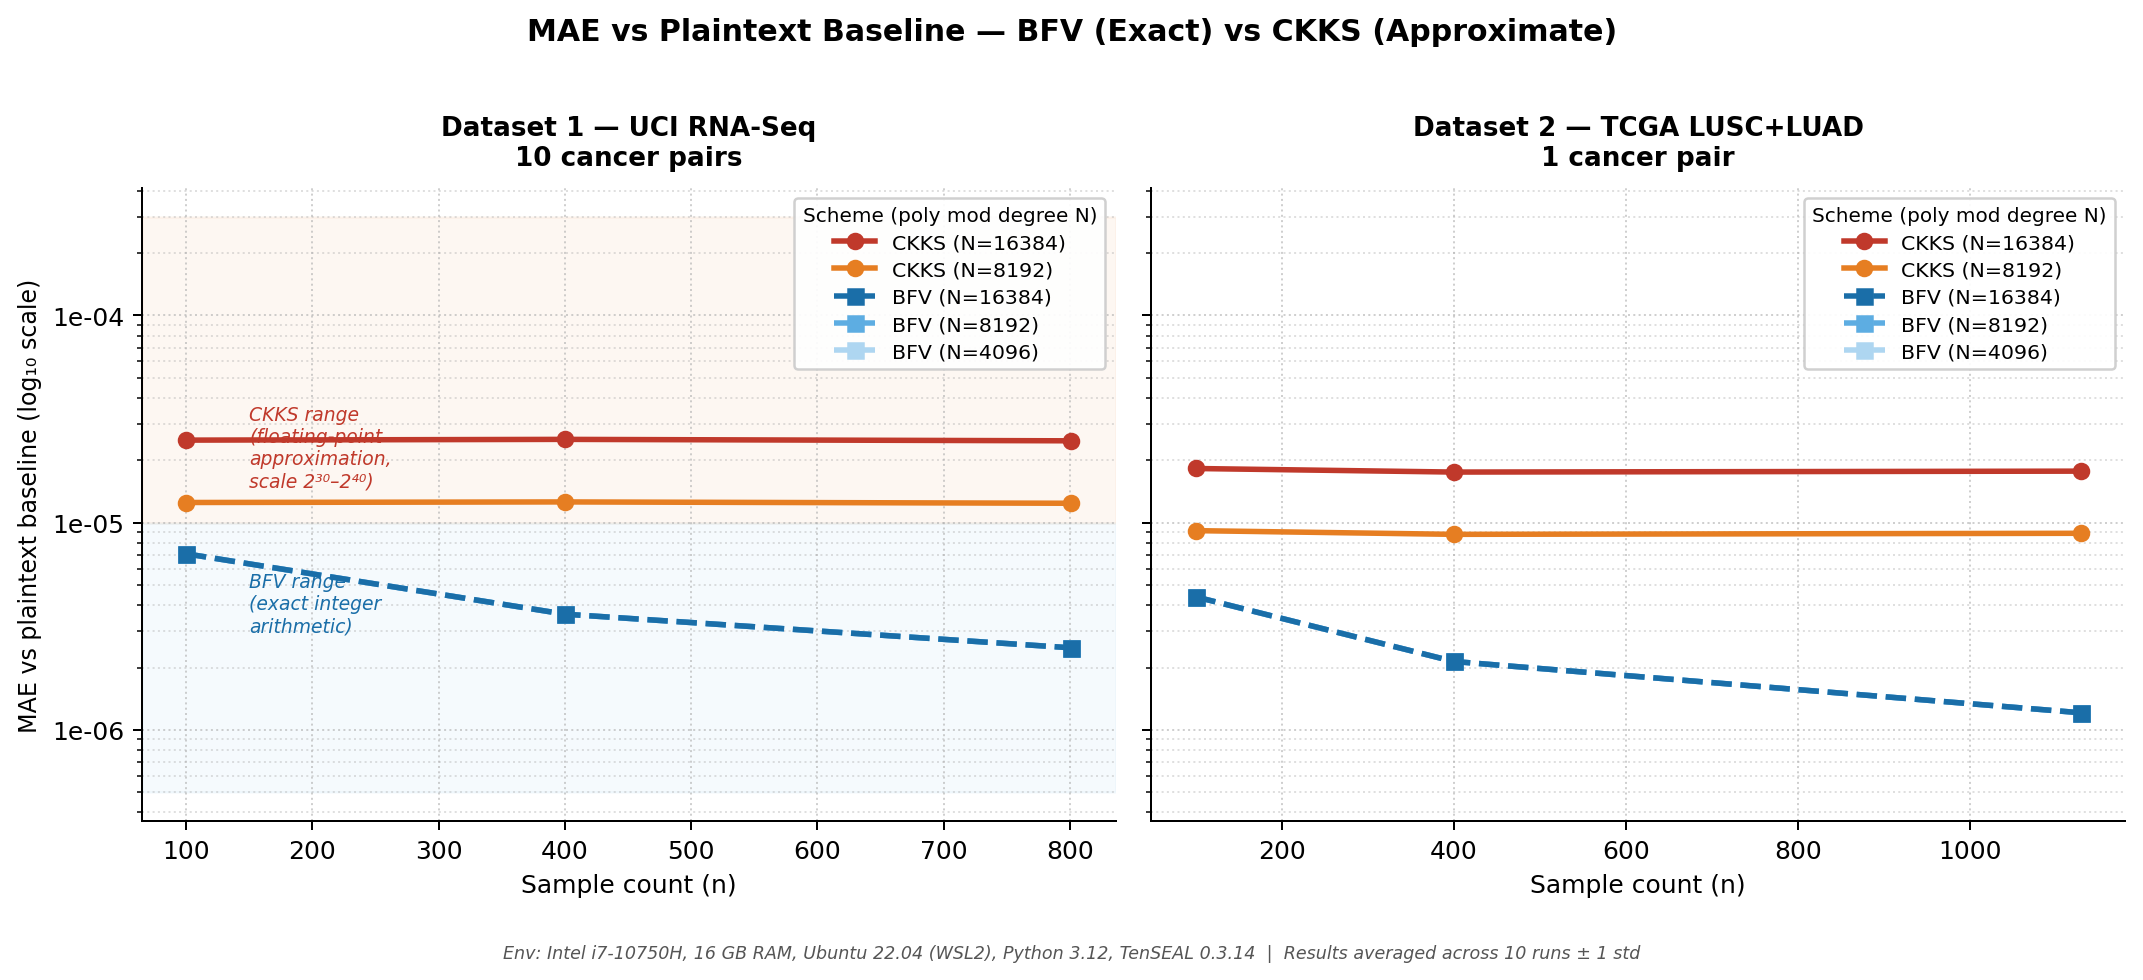

Generate this figure with Python:
"""
Plot 5 — MAE vs plaintext baseline: BFV (exact) vs CKKS (approximate).

MAE = mean absolute error between encrypted-computation output and
plaintext DE-score baseline, averaged across all gene features and pairs.

BFV uses exact integer arithmetic — MAE std = 0 across all 10 runs
(deterministic). BFV MAE is nonzero only due to fixed-point rounding in
the encode step (scale factor quantisation), typically ~10^-6.

CKKS uses floating-point approximation at scale 2^30 (N=8192) or 2^40
(N=16384). MAE is stable across runs but nonzero — typically ~10^-5.
Higher N gives slightly lower MAE because the larger coefficient modulus
allows a more precise floating-point representation.

CKKS SIMD batching does not affect MAE: approximation error arises from
the rescaling / modulus-switching chain, independent of batch size.

Results averaged across 10 independent runs; ±1 std shaded for CKKS
(BFV std = 0 exactly — band has zero width and is not shown).

Hardware: Intel i7-10750H, 16 GB RAM, Ubuntu 22.04 (WSL2)
Software: Python 3.12, TenSEAL 0.3.14

HE parameters:
  CKKS — N=8192:  coeff_mod=[40,30,30,40], scale=2^30
  CKKS — N=16384: coeff_mod=[60,40,40,60], scale=2^40
  BFV  — N=4096/8192/16384: default SEAL integer params
"""
import sys, os
sys.path.insert(0, os.path.dirname(__file__))
from plot_style import *

import pandas as pd
import numpy as np
import matplotlib.pyplot as plt
import matplotlib.ticker as ticker

bfv1  = pd.read_csv('results/phase3_bfv_dataset1.csv')
bfv2  = pd.read_csv('results/phase3_bfv_dataset2.csv')
ckks1 = pd.read_csv('results/phase3_ckks_dataset1.csv')
ckks2 = pd.read_csv('results/phase3_ckks_dataset2.csv')
all_data = pd.concat([bfv1, bfv2, ckks1, ckks2], ignore_index=True)

stats = (all_data
    .groupby(['dataset', 'scheme', 'poly_mod_degree', 'samples'])['mae']
    .agg(mean='mean', std='std').reset_index())

datasets = [
    ('dataset1', 'Dataset 1 — UCI RNA-Seq\n10 cancer pairs'),
    ('dataset2', 'Dataset 2 — TCGA LUSC+LUAD\n1 cancer pair'),
]

fig, axes = plt.subplots(1, 2, figsize=(12, 5), sharey=True)
fig.subplots_adjust(wspace=0.12)

for ax, (ds, title) in zip(axes, datasets):
    sub = stats[stats['dataset'] == ds]

    for (scheme, pmd), grp in sub.groupby(['scheme', 'poly_mod_degree']):
        grp = grp.sort_values('samples')
        key = (scheme, pmd)
        ax.plot(grp['samples'], grp['mean'],
                color=COLORS[key], marker=MARKERS[key],
                linestyle=LINESTYLES[scheme], linewidth=LW, markersize=MS,
                label=scheme_label(scheme, pmd), zorder=3)
        # CKKS only — BFV std = 0 (deterministic exact arithmetic)
        if scheme == 'CKKS':
            ax.fill_between(grp['samples'],
                            grp['mean'] - grp['std'],
                            grp['mean'] + grp['std'],
                            color=COLORS[key], alpha=BAND_ALPHA, zorder=2)

    # log₁₀ scale on y-axis
    ax.set_yscale('log', base=10)
    ax.yaxis.set_major_formatter(
        ticker.FuncFormatter(lambda x, _: f'{x:.0e}'))
    ax.yaxis.set_minor_formatter(ticker.NullFormatter())

    ax.set_title(title, fontsize=10.5, fontweight='bold', pad=9)
    ax.set_xlabel('Sample count (n)', fontsize=10)
    if ax == axes[0]:
        ax.set_ylabel('MAE vs plaintext baseline (log₁₀ scale)', fontsize=9.5)
    style_ax(ax)

    handles, labels = ax.get_legend_handles_labels()
    order = sorted(range(len(labels)), key=lambda i: (
        0 if 'CKKS' in labels[i] else 1,
        -int(labels[i].split('=')[1].rstrip(')'))
    ))
    ax.legend([handles[i] for i in order], [labels[i] for i in order],
              fontsize=8.2, loc='upper right',
              title='Scheme (poly mod degree N)', title_fontsize=8,
              **LEGEND_KW)

    # Shaded region annotations — BFV and CKKS error bands
    if ds == 'dataset1':
        ax.axhspan(5e-7, 1e-5, alpha=0.06, color=COLORS[('BFV', 8192)],  zorder=0)
        ax.axhspan(1e-5, 3e-4, alpha=0.06, color=COLORS[('CKKS', 8192)], zorder=0)
        ax.text(150, 3e-6,  'BFV range\n(exact integer\narithmetic)',
                fontsize=7.5, color=COLORS[('BFV', 16384)], style='italic')
        ax.text(150, 1.5e-5, 'CKKS range\n(floating-point\napproximation,\nscale 2³⁰–2⁴⁰)',
                fontsize=7.5, color=COLORS[('CKKS', 16384)], style='italic')

# Caption text (copy into LaTeX):
#   "MAE = mean absolute error between FHE-computed DE scores and plaintext
#    baseline, log₁₀ scale. BFV MAE std = 0 across all 10 runs (deterministic
#    exact integer arithmetic); residual error ~10^{-6} arises from fixed-point
#    quantisation in the encode step. CKKS MAE is stable but nonzero due to
#    floating-point approximation at scale 2^{30} (N=8192) and 2^{40} (N=16384);
#    larger N yields slightly lower MAE. Shaded bands = ±1 std for CKKS only."

fig.suptitle('MAE vs Plaintext Baseline — BFV (Exact) vs CKKS (Approximate)',
             fontsize=12, fontweight='bold', y=1.01)
add_env_note(fig)
plt.tight_layout()
plt.savefig('figures/plot5_mae.png', dpi=180, bbox_inches='tight')
plt.show()
print("Saved figures/plot5_mae.png")
